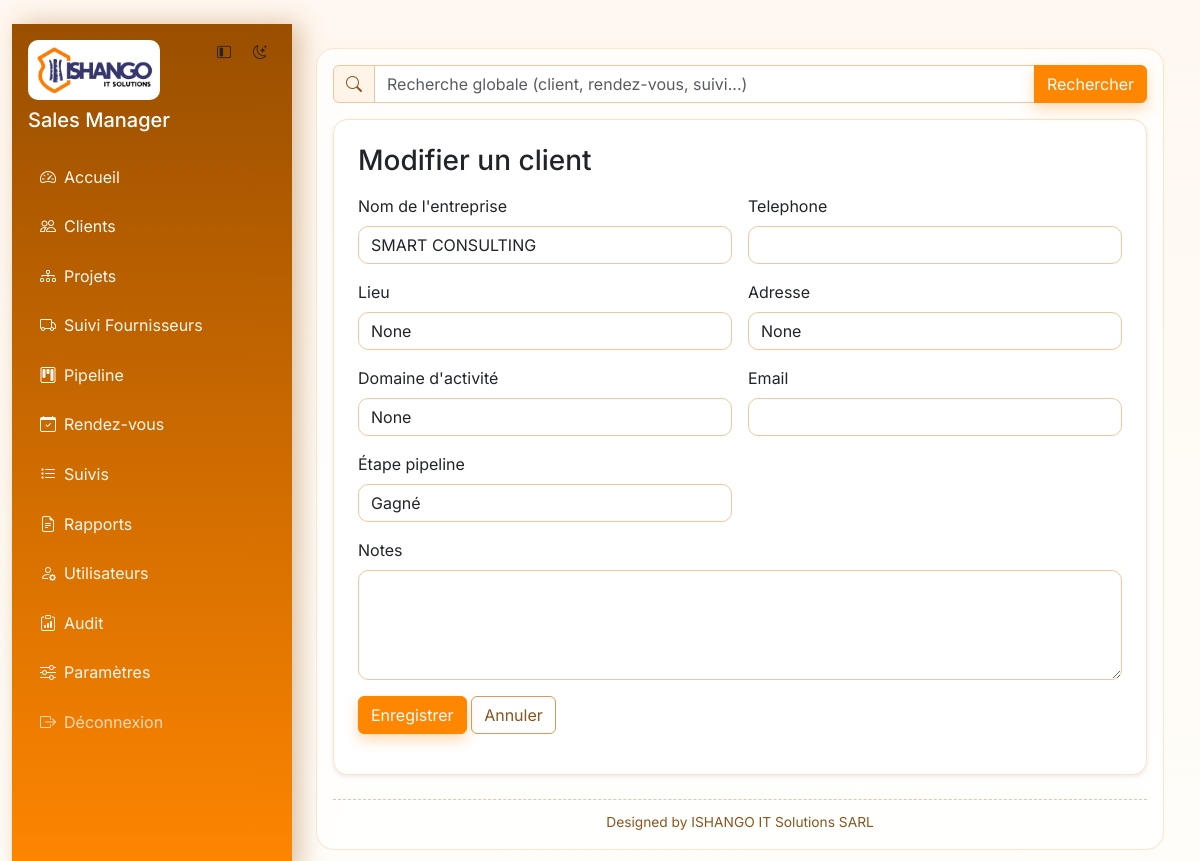
Page /clients/9/edit (signed in) on the committed database.
### tables this page shows
CREATE TABLE app_settings (

            key TEXT PRIMARY KEY,

            value TEXT NOT NULL

        );

CREATE TABLE clients (
            id INTEGER PRIMARY KEY AUTOINCREMENT,
            name TEXT NOT NULL,
            company TEXT,
            phone TEXT,
            email TEXT,
            notes TEXT,
            created_at TEXT DEFAULT CURRENT_TIMESTAMP
        , pipeline_stage TEXT NOT NULL DEFAULT 'prospect', location TEXT, address TEXT, activity_domain TEXT);

### routes/clients.py (the view, shortened to what this page needs)
@clients_bp.route("/<int:client_id>/edit", methods=["GET", "POST"])
@permission_required("clients.manage")
def edit_client(client_id):
    client = query_one("SELECT * FROM clients WHERE id = ?", (client_id,))
    if not client:
        flash("Client introuvable.", "danger")
        return redirect(url_for("clients.list_clients"))
    return render_template("client_form.html", client=client, stage_options=STAGE_OPTIONS)

### models/db.py (called while the page is built)
def get_db() -> sqlite3.Connection:
    if "db" not in g:
        connection = sqlite3.connect(DB_PATH)
        connection.execute("PRAGMA foreign_keys = ON")
        connection.row_factory = sqlite3.Row
        g.db = connection
    return g.db

### models/repositories.py (called while the page is built)
def query_one(query, params=()):
    return get_db().execute(query, params).fetchone()

### routes/utils.py (called while the page is built)
def has_permission(permission: str) -> bool:
    role = session.get("role", "sales")
    permissions = ROLE_PERMISSIONS.get(role, set())
    return "*" in permissions or permission in permissions

def permission_required(permission: str):
    def decorator(view_func):
        @wraps(view_func)
        def wrapper(*args, **kwargs):
            if "user_id" not in session:
                return redirect(url_for("auth.login"))
            if not has_permission(permission):
                flash("Action non autorisée pour votre rôle.", "warning")
                return redirect(url_for("dashboard.home"))
            return view_func(*args, **kwargs)
        return wrapper
    return decorator

### templates/client_form.html (shortened to what this page needs)
{% extends "base.html" %}
{% block content %}
<div class="card shadow-sm">
  <div class="card-body p-4">
    <h3 class="mb-3">{% if client %}Modifier{% else %}Ajouter{% endif %} un client</h3>
    <form method="post" class="row g-3">
      <div class="col-md-6">
        <label class="form-label">Nom de l'entreprise</label>
        <input
          name="company"
          class="form-control"
          required
          value="{{ (client.company or client.name) if client else '' }}"
        >
      </div>
      <div class="col-md-6">
        <label class="form-label">Telephone</label>
        <input name="phone" class="form-control" value="{{ client.phone if client else '' }}">
      </div>
      <div class="col-md-6">
        <label class="form-label">Lieu</label>
        <input name="location" class="form-control" value="{{ client.location if client else '' }}" placeholder="Ex: Goma, Kinshasa...">
      </div>
      <div class="col-md-6">
        <label class="form-label">Adresse</label>
        <input name="address" class="form-control" value="{{ client.address if client else '' }}" placeholder="Ex: Avenue..., Quartier..., Commune...">
      </div>
      <div class="col-md-6">
        <label class="form-label">Domaine d'activité</label>
        <input name="activity_domain" class="form-control" value="{{ client.activity_domain if client else '' }}" placeholder="Ex: Logistique, Construction, IT...">
      </div>
      <div class="col-md-6">
        <label class="form-label">Email</label>
        <input type="email" name="email" class="form-control" value="{{ client.email if client else '' }}">
      </div>
      <div class="col-md-6">
        <label class="form-label">Étape pipeline</label>
        <select class="form-select" name="pipeline_stage">
          {% for stage_key, stage_label in stage_options %}
          <option value="{{ stage_key }}" {% if client and client.pipeline_stage == stage_key %}selected{% endif %}>
            {{ stage_label }}
          </option>
          {% endfor %}
        </select>
      </div>
      <div class="col-12">
        <label class="form-label">Notes</label>
        <textarea name="notes" class="form-control" rows="4">{{ client.notes if client else '' }}</textarea>
      </div>
      <div class="col-12">
        <button class="btn btn-primary">Enregistrer</button>
        <a class="btn btn-outline-secondary" href="{{ url_for('clients.list_clients') }}">Annuler</a>
      </div>
    </form>
  </div>
</div>
{% endblock %}

### templates/base.html (shortened to what this page needs)
﻿<!doctype html>
<html lang="fr" data-theme="{{ default_theme }}">
  <head>
    <link href="https://cdn.jsdelivr.net/npm/bootstrap@5.3.3/dist/css/bootstrap.min.css" rel="stylesheet">
    <link href="https://cdn.jsdelivr.net/npm/bootstrap-icons@1.11.3/font/bootstrap-icons.min.css" rel="stylesheet">
    <link href="{{ url_for('static', filename='css/styles.css') }}" rel="stylesheet">
  </head>
  <body>
    {% if session.get('user_id') %}
      <div class="container-fluid">
        <div class="app-layout min-vh-100">
          <aside id="appSidebar" class="sidebar p-3">
            <div class="d-flex justify-content-between align-items-start mb-4 gap-2">
              <div class="sidebar-brand">
                <img src="{{ url_for('static', filename='img/ishango-logo.png') }}" alt="Ishango" class="brand-logo mb-2">
                <h5 class="text-white mb-0 brand-title">{{ app_name }}</h5>
              </div>
              <div class="d-flex gap-1">
                <button id="sidebarToggle" class="btn btn-sm btn-light-subtle" type="button" title="Menu">
                  <i class="bi bi-layout-sidebar-inset"></i>
                </button>
                <button id="themeToggle" class="btn btn-sm btn-light-subtle" type="button" title="Thème">
                  <i class="bi bi-moon-stars"></i>
                </button>
              </div>
            </div>
            <nav class="nav flex-column gap-2">
              <a class="nav-link" href="{{ url_for('dashboard.home') }}"><i class="bi bi-speedometer2 me-2"></i><span class="link-text">Accueil</span></a>
              <a class="nav-link" href="{{ url_for('clients.list_clients') }}"><i class="bi bi-people me-2"></i><span class="link-text">Clients</span></a>
              <a class="nav-link" href="{{ url_for('projects.list_projects') }}"><i class="bi bi-diagram-3 me-2"></i><span class="link-text">Projets</span></a>
              <a class="nav-link" href="{{ url_for('suppliers.list_suppliers') }}"><i class="bi bi-truck me-2"></i><span class="link-text">Suivi Fournisseurs</span></a>
              <a class="nav-link" href="{{ url_for('pipeline.board') }}"><i class="bi bi-kanban me-2"></i><span class="link-text">Pipeline</span></a>
              <a class="nav-link" href="{{ url_for('appointments.list_appointments') }}"><i class="bi bi-calendar-check me-2"></i><span class="link-text">Rendez-vous</span></a>
              <a class="nav-link" href="{{ url_for('followups.list_followups') }}"><i class="bi bi-list-task me-2"></i><span class="link-text">Suivis</span></a>
              <a class="nav-link" href="{{ url_for('exports.reports_home') }}"><i class="bi bi-file-earmark-text me-2"></i><span class="link-text">Rapports</span></a>
              {% if session.get('role') == 'admin' %}
              <a class="nav-link" href="{{ url_for('admin.users') }}"><i class="bi bi-person-gear me-2"></i><span class="link-text">Utilisateurs</span></a>
              <a class="nav-link" href="{{ url_for('admin.audit') }}"><i class="bi bi-clipboard-data me-2"></i><span class="link-text">Audit</span></a>
              <a class="nav-link" href="{{ url_for('settings.index') }}"><i class="bi bi-sliders me-2"></i><span class="link-text">Paramètres</span></a>
              {% endif %}
              <a class="nav-link nav-logout" href="{{ url_for('auth.logout') }}"><i class="bi bi-box-arrow-right me-2"></i><span class="link-text">Déconnexion</span></a>
            </nav>
          </aside>
          <main class="app-main p-4">
            <div class="app-main-shell">
              {% if request.endpoint != "clients.list_clients" %}
              <form method="get" action="{{ url_for('search.global_search') }}" class="global-search mb-3">
                <div class="input-group">
                  <span class="input-group-text"><i class="bi bi-search"></i></span>
                  <input
                    type="text"
                    name="q"
                    class="form-control"
                    placeholder="Recherche globale (client, rendez-vous, suivi...)"
                    value="{{ request.args.get('q', '') if request.endpoint == 'search.global_search' else '' }}"
                  >
                  <button class="btn btn-primary" type="submit">Rechercher</button>
                </div>
              </form>
              {% endif %}
              {% block content %}{% endblock %}
              <footer class="app-signature mt-4">
                Designed by ISHANGO IT Solutions SARL
              </footer>
            </div>
          </main>
        </div>
      </div>
    {% endif %}
  </body>
</html>

### static/css/styles.css (style rules this page uses)
:root { --brand-900: #9a4f00; --brand-700: #ff8600; --brand-500: #ff980f; --accent-500: #2d2f80; --accent-300: #4348aa; --brand-100: #fff3e6; --surface: #ffffff; --surface-soft: #f5f6ff; --border: #ffe0bf; --text-main: #2f2417; --text-soft: #886f56; --shadow: 0 12px 28px rgba(154, 79, 0, 0.12); }
body { font-family: "Inter", system-ui, -apple-system, Segoe UI, Roboto, Arial, sans-serif; background: linear-gradient(180deg, #fff8f0, #fffdf9); color: var(--text-main); transition: background 0.25s ease, color 0.25s ease; }
.app-layout { display: flex; width: 100%; }
.sidebar { width: 280px; flex: 0 0 280px; transition: width 0.28s ease, flex-basis 0.28s ease, transform 0.28s ease; overflow-x: hidden; }
.app-main { flex: 1 1 auto; min-width: 0; transition: all 0.28s ease; }
.app-main-shell { background: rgba(255, 255, 255, 0.72); border: 1px solid rgba(255, 181, 110, 0.35); border-radius: 18px; padding: 1rem; backdrop-filter: blur(6px); }
.global-search .input-group-text { background: #fff4e8; border-color: #f0c79d; color: #8a551f; }
.app-signature { border-top: 1px dashed rgba(201, 129, 57, 0.45); padding-top: 0.8rem; font-size: 0.86rem; color: #8a551f; text-align: center; }
.sidebar { background: linear-gradient(180deg, var(--brand-900), var(--brand-700)); box-shadow: 8px 0 24px rgba(154, 79, 0, 0.35); }
.sidebar .nav-link { color: #fff8f0; border-radius: 10px; padding: 0.55rem 0.75rem; transition: all 0.2s ease; }
.sidebar .nav-logout { color: #ffd9b8; }
.brand-logo { max-width: 132px; width: 100%; height: auto; object-fit: contain; border-radius: 10px; background: #fff; padding: 4px; }
.card, .table-responsive.card { border: 1px solid var(--border); border-radius: 14px; background: var(--surface); box-shadow: var(--shadow); transition: transform 0.2s ease, box-shadow 0.2s ease; animation: fade-up 0.35s ease both; }
.btn-primary { background-color: var(--brand-700); border-color: var(--brand-700); box-shadow: 0 6px 14px rgba(255, 134, 0, 0.3); }
.btn-outline-secondary { border-color: #d8995b; color: #8a551f; }
.form-control, .form-select { border: 1px solid #f0c79d; border-radius: 10px; background: #fff; }
a, button, .btn, .form-control, .form-select, .badge, .list-group-item, .table tbody tr, .kanban-column, .kanban-card, .pagination .page-link, .progress, .progress-bar { transition: transform 0.18s ease, box-shadow 0.22s ease, background-color 0.2s ease, color 0.2s ease, border-color 0.2s ease, opacity 0.2s ease; }

### rows in the picture
app_settings: value "Sales Manager"
clients: company "SMART CONSULTING", pipeline_stage "Gagné"
